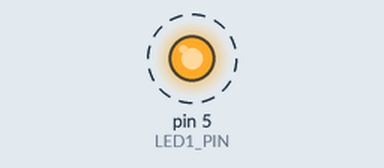
Simulated run of this sketch. Board: Arduino Uno, built with avr-gcc and run on an emulated ATmega328P. Shown: output pins drawn as LEDs (lit = HIGH). Dashed ring = blinking.

Above: at 0.05 s.
Timing chart, 0 to 3.0 s (numbered marks = the images above):
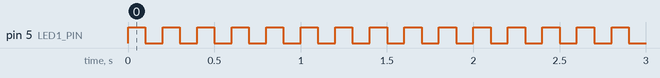

Measured:
- by itself, pin 5 (LED1_PIN): alternates HIGH for 0.10 s and LOW for 0.10 s

The sketch:

3.1.1-Blink-LED-on-board.ino
```cpp
#define LED1_PIN (5) // กำหนดแทนที่ LED1_PIN ด้วย 17

void setup() {
  pinMode(LED1_PIN, OUTPUT); // กำหนดให้ขา LED1_PIN เป็นเอาต์พุตดิจิทัล
}

void loop() {
  digitalWrite(LED1_PIN, HIGH); // สั่งขาที่ต่อ LED1 เอาต์พุตลอจิก 1
  delay(100); // หน่วงเวลา 0.1 วินาที
  digitalWrite(LED1_PIN, LOW); // สั่งขาที่ต่อ LED1 เอาต์พุตลอจิก 0
  delay(100); // หน่วงเวลา 0.1 วินาที
}
```
